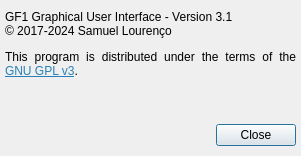
<?xml version="1.0" encoding="UTF-8"?>
<ui version="4.0">
 <class>About</class>
 <widget class="QDialog" name="About">
  <property name="geometry">
   <rect>
    <x>0</x>
    <y>0</y>
    <width>301</width>
    <height>156</height>
   </rect>
  </property>
  <property name="minimumSize">
   <size>
    <width>301</width>
    <height>156</height>
   </size>
  </property>
  <property name="maximumSize">
   <size>
    <width>301</width>
    <height>156</height>
   </size>
  </property>
  <property name="windowTitle">
   <string>About GF1 GUI</string>
  </property>
  <property name="windowIcon">
   <iconset resource="resources.qrc">
    <normaloff>:/icons/icons/active64.png</normaloff>
    <normalon>:/icons/icons/active64.png</normalon>
    <disabledoff>:/icons/icons/greyed64.png</disabledoff>
    <disabledon>:/icons/icons/greyed64.png</disabledon>
    <activeoff>:/icons/icons/active64.png</activeoff>
    <activeon>:/icons/icons/active64.png</activeon>
    <selectedoff>:/icons/icons/selected64.png</selectedoff>
    <selectedon>:/icons/icons/selected64.png</selectedon>:/icons/icons/active64.png</iconset>
  </property>
  <property name="locale">
   <locale language="English" country="UnitedStates"/>
  </property>
  <widget class="QLabel" name="labelAbout">
   <property name="geometry">
    <rect>
     <x>5</x>
     <y>10</y>
     <width>291</width>
     <height>101</height>
    </rect>
   </property>
   <property name="text">
    <string>&lt;html&gt;&lt;head/&gt;&lt;body&gt;&lt;p&gt;GF1 Graphical User Interface - Version 3.1&lt;br/&gt;© 2017-2024 Samuel Lourenço&lt;/p&gt;&lt;p&gt;This program is distributed under the terms of the &lt;a href=&quot;http://www.gnu.org/licenses/gpl-3.0-standalone.html&quot;&gt;&lt;span style=&quot; text-decoration: underline; color:#2980b9;&quot;&gt;GNU GPL v3&lt;/span&gt;&lt;/a&gt;.&lt;/p&gt;&lt;/body&gt;&lt;/html&gt;</string>
   </property>
   <property name="alignment">
    <set>Qt::AlignJustify|Qt::AlignTop</set>
   </property>
   <property name="wordWrap">
    <bool>true</bool>
   </property>
   <property name="openExternalLinks">
    <bool>true</bool>
   </property>
  </widget>
  <widget class="QDialogButtonBox" name="buttonBoxClose">
   <property name="geometry">
    <rect>
     <x>5</x>
     <y>120</y>
     <width>291</width>
     <height>31</height>
    </rect>
   </property>
   <property name="standardButtons">
    <set>QDialogButtonBox::Close</set>
   </property>
  </widget>
 </widget>
 <resources>
  <include location="resources.qrc"/>
 </resources>
 <connections>
  <connection>
   <sender>buttonBoxClose</sender>
   <signal>rejected()</signal>
   <receiver>About</receiver>
   <slot>close()</slot>
   <hints>
    <hint type="sourcelabel">
     <x>150</x>
     <y>115</y>
    </hint>
    <hint type="destinationlabel">
     <x>149</x>
     <y>69</y>
    </hint>
   </hints>
  </connection>
 </connections>
</ui>
